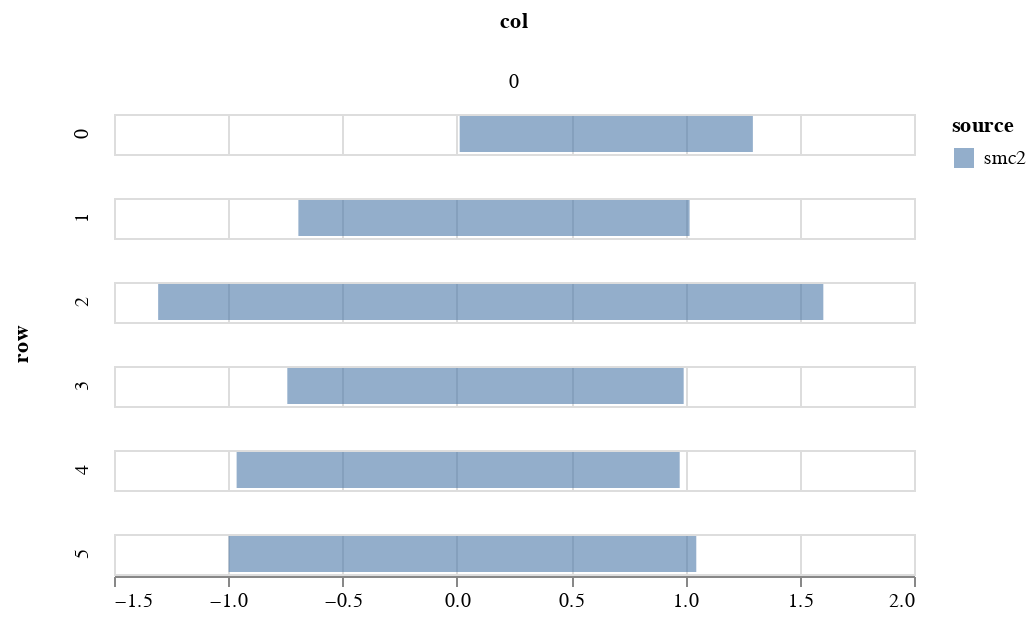

The cell this chart's notebook holds for it:
### Markdown cell above
## Plot MCMC samples

### Code cell
param = 'beta'
df = get_post_df(ps[param])
df_quant = df.groupby(['row', 'col'])[['value']].quantile(0.025).reset_index()
df_quant.rename({'value':'q1'}, axis=1, inplace=True)
df_quant2 = df.groupby(['row', 'col'])[['value']].quantile(0.975).reset_index()
df_quant2.rename({'value':'q2'}, axis=1, inplace=True)

df = df_quant.merge(df_quant2, on=['row', 'col'])

# simple quantile chart
df['source'] = 'smc2'
c1 = alt.Chart(df).mark_bar(opacity=0.6).encode(
        alt.X('q1', title=None),
        alt.X2('q2', title=None),
        alt.Row('row'),
        alt.Column('col'),
        alt.Color('source')
)
c1

### Figure 1 — Vega-Lite specification as saved in the notebook (floating-point values rounded to 4 significant figures)
{"config": {"view": {"continuousWidth": 400, "continuousHeight": 300}}, "data": {"name": "data-fbf51a131c6b7c665e0f0cede9560bf7"}, "mark": {"type": "bar", "opacity": 0.6}, "encoding": {"color": {"type": "nominal", "field": "source"}, "column": {"type": "quantitative", "field": "col"}, "row": {"type": "quantitative", "field": "row"}, "x": {"type": "quantitative", "field": "q1", "title": null}, "x2": {"field": "q2", "title": null}}, "$schema": "https://vega.github.io/schema/vega-lite/v4.8.1.json", "datasets": {"data-fbf51a131c6b7c665e0f0cede9560bf7": [{"row": 0, "col": 0, "q1": 0.01236, "q2": 1.295, "source": "smc2"}, {"row": 1, "col": 0, "q1": -0.6933, "q2": 1.018, "source": "smc2"}, {"row": 2, "col": 0, "q1": -1.307, "q2": 1.603, "source": "smc2"}, {"row": 3, "col": 0, "q1": -0.7418, "q2": 0.9924, "source": "smc2"}, {"row": 4, "col": 0, "q1": -0.9636, "q2": 0.975, "source": "smc2"}, {"row": 5, "col": 0, "q1": -0.9985, "q2": 1.047, "source": "smc2"}]}}
